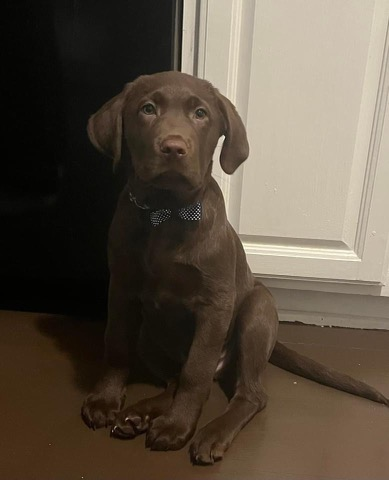
#> input picture MrAxel.jpeg, 389 x 480 px, found by its file name
$ jupyter execute Open_CV_Sketch_Project.ipynb   (older library calls are emulated)
#> lines starting #> are read from the running program, lines starting #| are printed output that depends on the picture; after the words box and inside, x2 and y2 are one past the last pixel; in counts of white or black regions, pixels touching at a corner belong together
<a href="https://colab.research.google.com/github/lantzmurray/OpenCVSketch/blob/main/Open_CV_Sketch_Project.ipynb" target="_parent"></a>

[cell 1]
### Let's import our libraries
import cv2
import numpy as np
import matplotlib.pyplot as plt

[cell 2]
### Let's load up an image of our family dog, Axel
img = cv2.imread('/content/CV Sketch Project/MrAxel.jpeg')
#> img is the input picture: shape (480, 389, 3); mean B, G, R 66.4, 79.8, 90.8
plt.imshow(img)

[cell 3]
###The color is all messed up.  Axel and the floor should be a shade of brown.
###His tie should be blue. Lets change the colors from BGR to RGB

img_rgb = cv2.cvtColor(img,cv2.COLOR_BGR2RGB)
plt.imshow(img_rgb)

[cell 4]
###Let's convert the image to grayscale

gray = cv2.cvtColor(img,cv2.COLOR_BGR2GRAY)
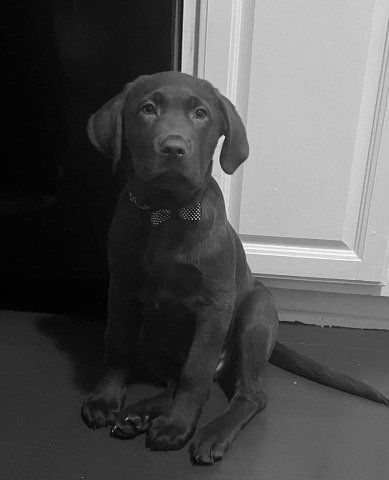
#> gray: shape (480, 389); min 0, max 253, mean 81.6
plt.imshow(gray,cmap='gray')

[cell 5]
### Lets add some Gaussian Blur to the image
#This will make it look smooth, or blurry.


blur = cv2.GaussianBlur(gray,(5,5),2)
plt.imshow(blur, cmap ='gray')

[cell 6]
sobelx=cv2.Sobel(blur,cv2.CV_64F,1,0,ksize=5)
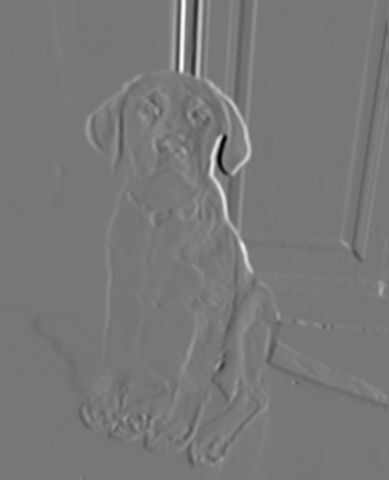
#> sobelx: shape (480, 389) float64; min -4209, max 4775, mean 44.8; drawn with min black and max white
sobely=cv2.Sobel(blur,cv2.CV_64F,0,1,ksize=5)
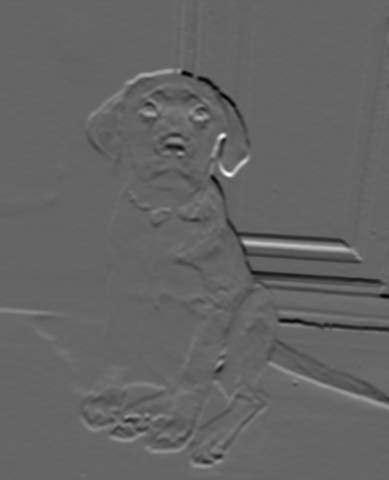
#> sobely: shape (480, 389) float64; min -2591, max 3954, mean -10.1; drawn with min black and max white

gradmag_sq = np.square(sobelx)+np.square(sobely)
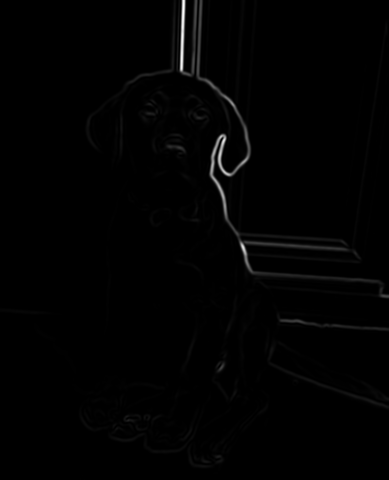
#> gradmag_sq: shape (480, 389) float64; min 0, max 22817266, mean 196139.4; drawn with min black and max white
gradmag = np.sqrt(gradmag_sq)
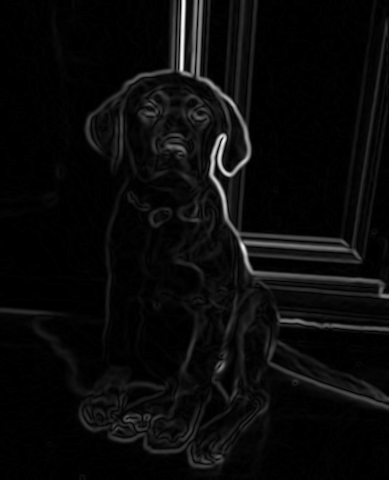
#> gradmag: shape (480, 389) float64; min 0, max 4776.7, mean 196.4; drawn with min black and max white

plt.imshow(gradmag,cmap='gray')

[cell 7]
gradmag_inv = 255-gradmag
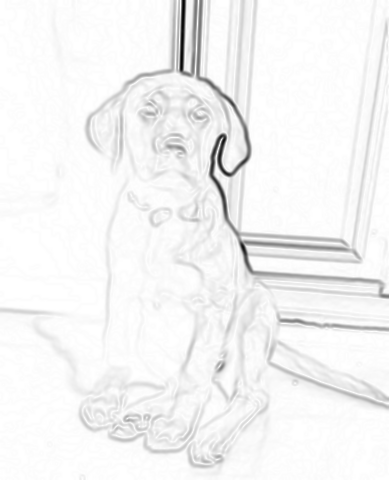
#> gradmag_inv: shape (480, 389) float64; min -4521.7, max 255, mean 58.6; drawn with min black and max white
plt.imshow(gradmag_inv,cmap='gray')

[cell 8]
thresh_value , thresh_img = cv2.threshold(gradmag_inv,6,255,cv2.THRESH_BINARY)
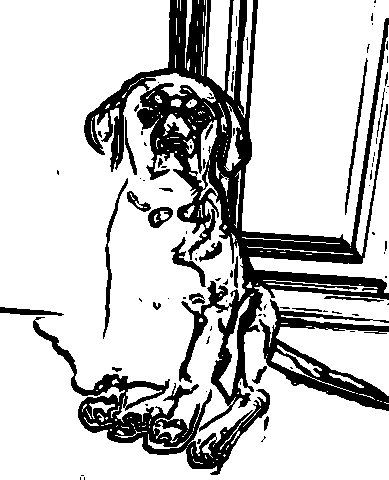
#> thresh_img: shape (480, 389) float64; 78.2% white; 94 black regions (68 under 20 px), largest, box (x1, y1, x2, y2) and area: (33, 0, 389, 475) 32619, (259, 299, 389, 411) 4156, (103, 178, 128, 339) 563
plt.imshow(thresh_img,cmap='gray')

[cell 9]
pencilsketchgrey, pencilsketchcolor =cv2.pencilSketch(img_rgb,sigma_s=60,sigma_r=.09,shade_factor=.05)
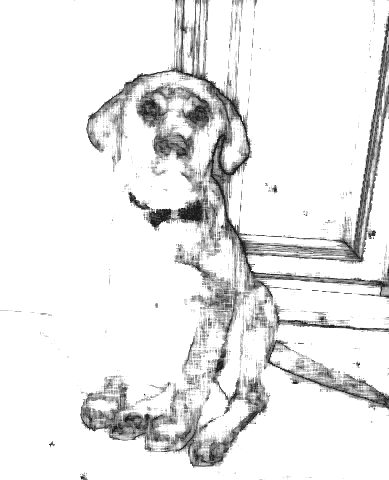
#> pencilsketchgrey: shape (480, 389); min 26, max 255, mean 233.3
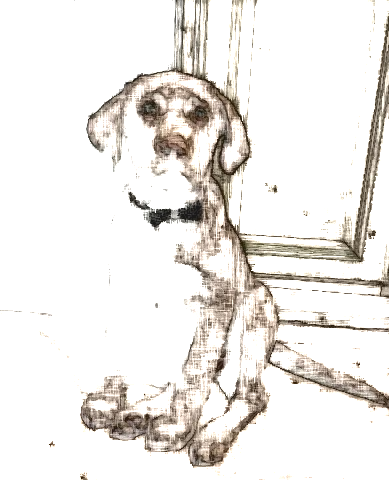
#> pencilsketchcolor: shape (480, 389, 3); mean R, G, B 237, 233.9, 230.5
plt.imshow(pencilsketchgrey,cmap='gray')

[cell 10]
plt.imshow(pencilsketchcolor)

[cell 11]
waterpainting = cv2.stylization(img_rgb,sigma_s=3,sigma_r=3)
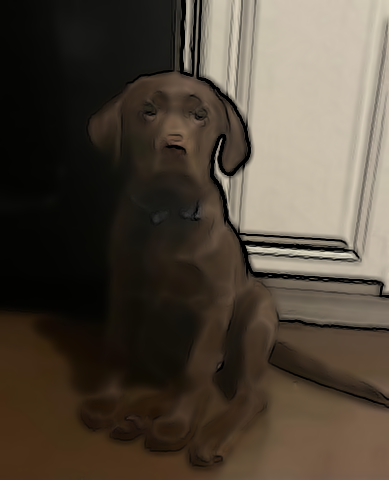
#> waterpainting: shape (480, 389, 3); mean R, G, B 80, 70.2, 58.3
plt.imshow(waterpainting)
